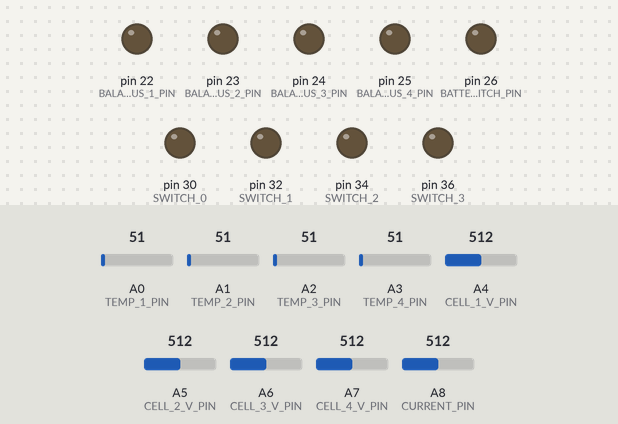
Bench run of a program on a simulated Arduino Mega 2560, built with avr-gcc and run on an emulated ATmega2560. Shown: output pins drawn as LEDs (lit = HIGH). The test bench sets the inputs (shaded band); at power-on: A4 (CELL_1_V_PIN) = 512, A5 (CELL_2_V_PIN) = 512, A6 (CELL_3_V_PIN) = 512, A7 (CELL_4_V_PIN) = 512, A0 (TEMP_1_PIN) = 51, A1 (TEMP_2_PIN) = 51, A2 (TEMP_3_PIN) = 51, A3 (TEMP_4_PIN) = 51, A8 (CURRENT_PIN) = 512.

Above: at 1.2 s.
1.3 s: A4 (CELL_1_V_PIN) set to 536
At 2.7 s:
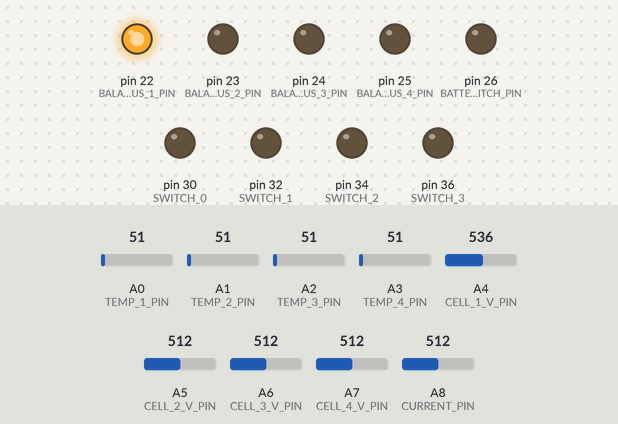
3.0 s: A5 (CELL_2_V_PIN) set to 553
At 3.9 s:
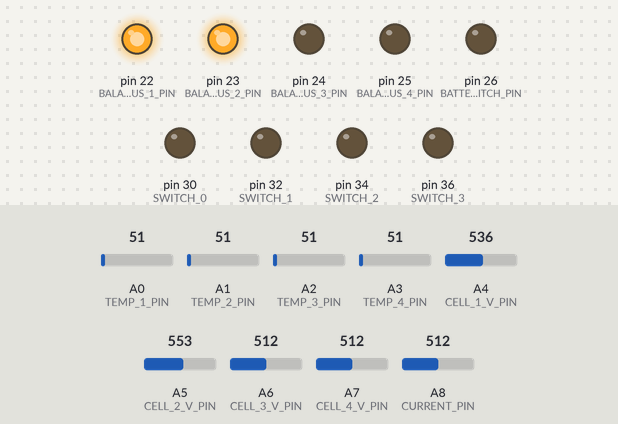
4.5 s: A6 (CELL_3_V_PIN) set to 544
6.0 s: A6 (CELL_3_V_PIN) set to 568
At 7.3 s:
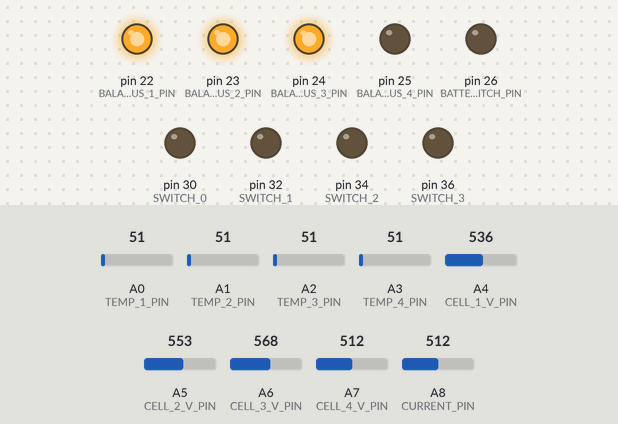
7.6 s: A7 (CELL_4_V_PIN) set to 992
At 8.6 s:
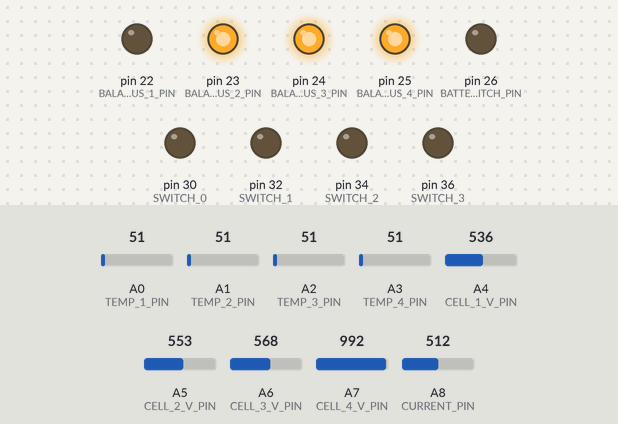
9.1 s: A4 (CELL_1_V_PIN) set to 716
At 9.8 s:
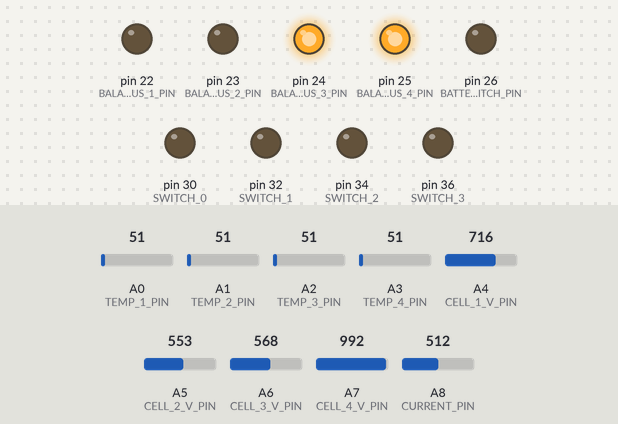
Timing chart, 0 to 11.7 s (numbered marks = the images above; inputs shaded):
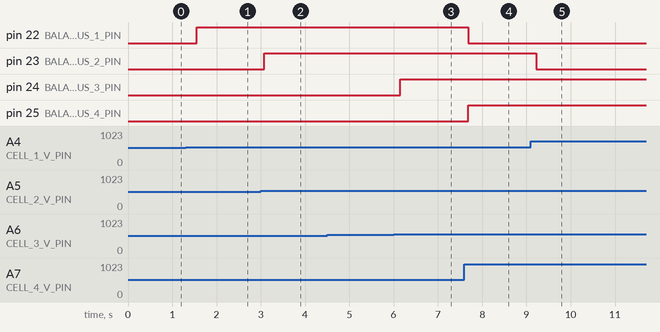

The program:

main.cpp
```cpp
#include <Arduino.h>
#include <math.h>
#include <SPI.h>
#include <mcp2515.h>

// ********************** global definitions **********************
bool startingup = true;
bool error = false;
unsigned long prev_time = 0;
float prev_voltage = 0;
float soc;                             // values from 0 to 100
float soh;
float rul;
const float balThreshold = 0.07;      // threshold for balancing [V]
const float stopBalThreshold = 0.04;  // threshold for stopping [V]
bool charging = false;                // indicates charging status: charging = true, discharging = false
bool old_status = false;
unsigned long charging_timer_offset = 0;

// parameters for loop delay i.e. measurement interval
unsigned long lastMeasurement = 0;
const unsigned long measurementInterval = 10; // measure every 50 miliseconds [ms]

// calibration data
float v_ref = 5.0; // reference voltage in V
float current_calibration_factor = 0.667;

// status indications
bool current_fault = false;
int temp_fault[4] = {0, 0, 0, 0};     // 1: high temp;    -1: low temp
int voltage_fault[4] = {0, 0, 0, 0};  // 1: high voltage; -1: low voltage
int voltage_status[4] = {0, 0, 0, 0}; // voltage within balancing threshold to cut-off
                                      // 1: high voltage; -1: low voltage

// measurement data
float temp_1;
float temp_2;
float temp_3;
float temp_4;
float cell_1_V;
float cell_2_V;
float cell_3_V;
float cell_4_V;
float current;

// output data
bool balance_status_1 = false;
bool balance_status_2 = false;
bool balance_status_3 = false;
bool balance_status_4 = false;
bool battery_switch = false;

// safety limits (read-only)
const float cutoff_temp_upper_limit_charging = 45.0;     // [°C]
const float cutoff_temp_lower_limit_charging = 0;        // [°C]
const float cutoff_temp_upper_limit_discharging = 40.0;  // [°C]
const float cutoff_temp_lower_limit_discharging = -20.0; // [°C]
const float cutoff_voltage_lower_limit = 2.5; // [V]
const float cutoff_voltage_upper_limit = 4.2; // [V]
const float nom_voltage = 3.6;                // [V]
const float nom_capacity = 2600.0;              // [mAh]
const float stopChargingCurrent = 0.1;          // [A]
const float charging_cutoff_current = 3;        // current maximum [A] (0.75)
const float discharging_cutoff_current = -10.0; // negative current maximum [A]
const long charge_time = 150.0*60.0*1000.0;     // maximum charging time [ms]

// global variables for limits
float cutoff_temp_upper_limit = cutoff_temp_upper_limit_discharging;
float cutoff_temp_lower_limit = cutoff_temp_lower_limit_discharging;

// pin definition (read-only)
// analouge
const unsigned int TEMP_1_PIN = A0;
const unsigned int TEMP_2_PIN = A1;
const unsigned int TEMP_3_PIN = A2;
const unsigned int TEMP_4_PIN = A3;

const unsigned int CELL_1_V_PIN = A4;
const unsigned int CELL_2_V_PIN = A5;
const unsigned int CELL_3_V_PIN = A6;
const unsigned int CELL_4_V_PIN = A7;

const unsigned int CURRENT_PIN = A8;

// digital
const unsigned int BALANCE_STATUS_1_PIN = 22;
const unsigned int BALANCE_STATUS_2_PIN = 23;
const unsigned int BALANCE_STATUS_3_PIN = 24;
const unsigned int BALANCE_STATUS_4_PIN = 25;
const unsigned int BATTERY_SWITCH_PIN = 26;

// switches (currently unused)
const unsigned int SWITCH_0 = 30;
const unsigned int SWITCH_1 = 32;
const unsigned int SWITCH_2 = 34;
const unsigned int SWITCH_3 = 36;

// CAN Variables & Libraries
const unsigned int CS_PIN = 49; // // CS PIN for MCP CAN Module
MCP2515 mcp2515(CS_PIN);
struct can_frame canMsg1;
struct can_frame canMsg2;
struct can_frame canMsg3;
struct can_frame canMsg4;

byte frame_id_1 = 0x001;	// Temperature ID: 001
byte frame_id_2 = 0x002;	// VOLTAGE ID: 002
byte frame_id_3 = 0x003;	// Current, SOC, SOH ID: 003
byte frame_id_4 = 0x004;	//  Balance Error Status ID: 004

float temp_list[] = {temp_1, temp_2, temp_3,temp_4};
float vol_list[] = {cell_1_V, cell_2_V, cell_3_V, cell_4_V};
float current_soc_soh[] = {current, soc, soh};
bool balance_error_list[] = {balance_status_1, balance_status_2, balance_status_3, balance_status_4, error};

int resolution = 100;
int can_counter=0;
byte tmsg[2] = {0x00,0x00};

// **************************************************************

// ********************* functions ******************************
float adc2temp(int16_t adc);
void checkCurrent_withACS712();
void checkVoltage();
void checkTemp();
void controlBalancing();
void calculateStartSOC();
void battery_state();
void adjust_temp_limits();
void connectBattery();
// **************************************************************


void setup() {
  // put your setup code here, to run once:
  // Pin configuration
  Serial.begin(9600);
  // Analouge pins A0-A3 for temperature sensors
  pinMode(TEMP_1_PIN, INPUT);
  pinMode(TEMP_2_PIN, INPUT);
  pinMode(TEMP_3_PIN, INPUT);
  pinMode(TEMP_4_PIN, INPUT);
  // Analouge pins A4-A7 for voltage sensors
  pinMode(CELL_1_V_PIN, INPUT);
  pinMode(CELL_2_V_PIN, INPUT);
  pinMode(CELL_3_V_PIN, INPUT);
  pinMode(CELL_4_V_PIN, INPUT);
  // Analouge pin A8 for current sensor
  pinMode(CURRENT_PIN, INPUT);
  // Digital pins D0-D3 for balancing
  pinMode(BALANCE_STATUS_1_PIN, OUTPUT);
  pinMode(BALANCE_STATUS_2_PIN, OUTPUT);
  pinMode(BALANCE_STATUS_3_PIN, OUTPUT);
  pinMode(BALANCE_STATUS_4_PIN, OUTPUT);
  pinMode(BATTERY_SWITCH_PIN, OUTPUT);
  // switches
  pinMode(SWITCH_0, OUTPUT);
  pinMode(SWITCH_1, OUTPUT);
  pinMode(SWITCH_2, OUTPUT);
  pinMode(SWITCH_3, OUTPUT);

  // CAN MESSAGES
  while (!Serial);
  canMsg1.can_id  = frame_id_1;  // Temperature ID: 001
  canMsg1.can_dlc = 8;
  canMsg2.can_id  = frame_id_2;  // VOLTAGE ID: 002
  canMsg2.can_dlc = 8;
  canMsg3.can_id  = frame_id_3;  // Current, SOC, SOH ID: 003
  canMsg3.can_dlc = 6;
  canMsg4.can_id  = frame_id_4;  //  Balance Error Status ID: 004
  canMsg4.can_dlc = 5;

  mcp2515.reset();
  mcp2515.setBitrate(CAN_125KBPS);
  mcp2515.setNormalMode();
}

float adc2temp(int16_t adc){
  float adc_f = (float)adc;
  float x4 = pow(adc_f, 4) * -2.864e-09;
  float x3 = pow(adc_f, 3) * 3.726e-06;
  float x2 = pow(adc_f, 2) * -0.00142;
  float x1 = adc_f * -0.01458;
  float x0 = 97.45;
  return x4 + x3 + x2 + x1 + x0;
}

void checkCurrent_withACS712(){
  // read sensor
  float offset = 2.500; // [V], 0A at 2.5V
  int sensValue = analogRead(CURRENT_PIN); // read sensor value range 0-1024
  double sensVoltage = (sensValue/1024.0)*v_ref; // calculate voltage in V
  float Amp = ((sensVoltage - offset)/0.066)*current_calibration_factor; // [A], sensor measures 66 mV/A

  current = Amp; // [A]
  current_soc_soh[0] = current; // Update for CAN

 // check current limits
  if(current >= charging_cutoff_current){
    current_fault = true;
  }else if(current <= discharging_cutoff_current){
    current_fault = true;
  }else{
    current_fault = false;
  }
}

void checkVoltage(){
  // 4 voltage sensors, each value 2 byte
  int i = 0;

  // read sensors
  int cell_1_sensValue = analogRead(CELL_1_V_PIN);
  int cell_2_sensValue = analogRead(CELL_2_V_PIN);
  int cell_3_sensValue = analogRead(CELL_3_V_PIN);
  int cell_4_sensValue = analogRead(CELL_4_V_PIN);

  // compute voltage [mV]
  cell_1_V = cell_1_sensValue * (v_ref/1023.0);
  cell_2_V = cell_2_sensValue * (v_ref/1023.0);
  cell_3_V = cell_3_sensValue * (v_ref/1023.0);
  cell_4_V = cell_4_sensValue * (v_ref/1023.0);

  // Update for CAN-Message
  vol_list[0] = cell_1_V;
  vol_list[1] = cell_2_V;
  vol_list[2] = cell_3_V;
  vol_list[3] = cell_4_V;


  //check for every value
  float cell_V[] = {cell_1_V, cell_2_V, cell_3_V, cell_4_V};
  int j = sizeof(cell_V)/sizeof(cell_V[0]);

  for(i=0; i<j; i++){
    // Status Check
    if(cell_V[i] >= cutoff_voltage_upper_limit-stopBalThreshold){ // on upper limit
      voltage_status[i] = 1;
    }else if(cell_V[i] <= cutoff_voltage_lower_limit+stopBalThreshold){ // on lower limit
      voltage_status[i] = -1;
    }else{
      voltage_status[i] = 0;
    }
    // Cut-off Check
    if(cell_V[i] >= cutoff_voltage_upper_limit){ // high voltage
      voltage_fault[i] = 1;
      voltage_status[i] = 0;
    }else if(cell_V[i] <= cutoff_voltage_lower_limit){ // low voltage
      voltage_fault[i] = -1;
      voltage_status[i] = 0;
    }else{
      voltage_fault[i] = 0;
    }
  }
}

void checkTemp(){
  unsigned int i = 0;
  // 4 temperature sensors, each value 2 byte
  // read sensors
  int temp_1_sensValue = analogRead(TEMP_1_PIN);
  int temp_2_sensValue = analogRead(TEMP_2_PIN);
  int temp_3_sensValue = analogRead(TEMP_3_PIN);
  int temp_4_sensValue = analogRead(TEMP_4_PIN);

 // calculate temperature with raw value
  temp_1 = adc2temp(temp_1_sensValue);
  temp_2 = adc2temp(temp_2_sensValue);
  temp_3 = adc2temp(temp_3_sensValue);
  temp_4 = adc2temp(temp_4_sensValue);

  //check for every value
  float temp_C[] = {temp_1, temp_2, temp_3, temp_4};
  for(i=0; i < (sizeof(temp_C)/sizeof(temp_C[0])); i++){
    if(temp_C[i] >= cutoff_temp_upper_limit){  //high temperature
      temp_fault[i] = 1;
    }else if(temp_C[i] <= cutoff_temp_lower_limit){ //low temperature
      temp_fault[i] = -1;
    }else{
      temp_fault[i] = 0;
    }
  }

  // Set values for CAN
  temp_list[0] = temp_C[0];
  temp_list[1] = temp_C[1];
  temp_list[2] = temp_C[2];
  temp_list[3] = temp_C[3];
}

void controlBalancing(){
  int i = 0;
  float cell_V[] = {cell_1_V, cell_2_V, cell_3_V, cell_4_V};
  int j = sizeof(cell_V)/sizeof(cell_V[0]);
  bool balance_status[4] = {balance_status_1, balance_status_2, balance_status_3, balance_status_4};
  float maxVol = cell_V[0]; // [V]
  float minVol = cell_V[0]; // [V]
  int maxVol_index = 0;
  int minVol_index = 0;
  float volDiff = 0;

  // find maximum voltage
  for(i=0; i<j; i++){
    if(cell_V[i] > maxVol){
      maxVol = cell_V[i];
      maxVol_index = i;
    }
  }
  // find minimum voltage
  i = 0;
  for(i=0; i<j; i++){
    if(cell_V[i] < minVol){
      minVol = cell_V[i];
      minVol_index = i;
    }
  }

  // Balancing control based on cell voltage difference
  // calculate difference
  volDiff = maxVol - minVol;
  // enable balancing of cell with highest voltage if necessary
  if(volDiff > balThreshold){
    balance_status[maxVol_index] = true;
  }

  // disable balancing of cell with lowest voltage
  if(balance_status[minVol_index] == true){
    balance_status[minVol_index] = false;
  }
  // disable balancing of all cells, if balanced
  if(volDiff < stopBalThreshold){
    for(i=0; i<j; i++){
      balance_status[i] = false;
    }
  }

  // Balancing control based on cell voltages
  for(i=0; i<j; i++){
    if((voltage_status[i] == 1) && charging){ // voltage on upper limit -> enable
      balance_status[i] = true;
    }

    if((voltage_status[i] == -1) && (!charging)){ // voltage on lower limit -> disable
      balance_status[i] = false;
    }
  }

  // set values to hardware
  balance_status_1 = balance_status[0];
  balance_status_2 = balance_status[1];
  balance_status_3 = balance_status[2];
  balance_status_4 = balance_status[3];

  if(balance_status[0]){
    digitalWrite(BALANCE_STATUS_1_PIN, HIGH);
  }else{
    digitalWrite(BALANCE_STATUS_1_PIN, LOW);
  }

   if(balance_status[1]){
    digitalWrite(BALANCE_STATUS_2_PIN, HIGH);
  }else{
    digitalWrite(BALANCE_STATUS_2_PIN, LOW);
  }

   if(balance_status[2]){
    digitalWrite(BALANCE_STATUS_3_PIN, HIGH);
  }else{
    digitalWrite(BALANCE_STATUS_3_PIN, LOW);
  }

  if(balance_status[3]){
    digitalWrite(BALANCE_STATUS_4_PIN, HIGH);
  }else{
    digitalWrite(BALANCE_STATUS_4_PIN, LOW);
  }

  // Set to CAN-Message
  balance_error_list[0] = balance_status[0];
  balance_error_list[1] = balance_status[1];
  balance_error_list[2] = balance_status[2];
  balance_error_list[3] = balance_status[3];
}

void calculateStartSOC(){
  float medium_vol = ((cell_1_V+cell_2_V+cell_3_V+cell_4_V)/4.0); // [V]
  soc = (medium_vol-cutoff_voltage_lower_limit)/(cutoff_voltage_upper_limit-cutoff_voltage_lower_limit)*100.0;

  if(soc > 100.0){
    soc = 100;
  }

  if(soc < 0){
    soc = 0;
  }
}

void battery_state(){
  unsigned long current_time = millis();
  float elapsed_time = (current_time-prev_time)/1000.0;
  float charge_change = -current * elapsed_time/3600.0; // [As]
  float medium_vol = ((cell_1_V+cell_2_V+cell_3_V+cell_4_V)/4.0); // [V]

  // SOC
  float new_soc = soc - 100 * charge_change/(nom_capacity/1000.0);
  soc = max(0.0, min(100.0, new_soc));
  current_soc_soh[1] = soc; // Update for CAN

  // SOH
  float new_soh = 100 * (medium_vol/cutoff_voltage_upper_limit) * (soc/100);
  soh = max(0.0, min(100.0, new_soh));
  current_soc_soh[2] = soh; // Update for CAN
  // RUL
  float new_rul = 100 * (1- (soc/100)) * (soh/100);
  rul = max(0.0, min(100.0, new_rul));

  prev_time = current_time;
  prev_voltage = medium_vol;
}

void adjust_temp_limits(){
  // change temperature limtis depending on charging/discharging
  if(charging == true){
    cutoff_temp_upper_limit = cutoff_temp_upper_limit_charging;
    cutoff_temp_lower_limit = cutoff_temp_lower_limit_charging;
  }else{
    cutoff_temp_upper_limit = cutoff_temp_upper_limit_discharging;
    cutoff_temp_lower_limit = cutoff_temp_lower_limit_discharging;
  }
}

void connectBattery(){ // to ensure, that only connects when safe
  if(error){
    battery_switch = false;
    digitalWrite(BATTERY_SWITCH_PIN, LOW);
  }else{
    battery_switch = true;
    digitalWrite(BATTERY_SWITCH_PIN, HIGH);
  }
}


/*********************************** CAN FUNCTIONS **************************************************/
void float2byte(float x, byte *var, int resolution){
  *var = (int)(x*resolution) & 0xff;
  *(var+1) = (int)(x*resolution) >> 8 & 0xff;
}
float byte2float(byte *var, int resolution){
  //0x03F4 => 1012 => 10.12
  return ((float) *reinterpret_cast<int*>(var))/resolution;
}

void updateCANmessages(){

  can_counter=0;
  for(int i = 0; i < (canMsg1.can_dlc/2); i++){ // TEMPERATURE
  float2byte(temp_list[i],tmsg,resolution);
  // Serial.print(tmsg[1],HEX);
  // Serial.println(tmsg[0],HEX);
  canMsg1.data[can_counter] = tmsg[1];
  canMsg1.data[can_counter+1] = tmsg[0];
  can_counter = can_counter + 2;
  }
  can_counter=0;
  for(int i = 0; i < (canMsg2.can_dlc/2); i++){ // VOLTAGE
  float2byte(vol_list[i],tmsg,resolution);
  // Serial.print(tmsg[1],HEX);
  // Serial.println(tmsg[0],HEX);
  canMsg2.data[can_counter] = tmsg[1];
  canMsg2.data[can_counter+1] = tmsg[0];
  can_counter = can_counter + 2;
  }
  can_counter=0;
  for(int i = 0; i < (canMsg3.can_dlc/2); i++){ // Current, SOC, SOH
  float2byte(current_soc_soh[i],tmsg,resolution);
  // Serial.print(tmsg[1],HEX);
  // Serial.println(tmsg[0],HEX);
  canMsg3.data[can_counter] = tmsg[1];
  canMsg3.data[can_counter+1] = tmsg[0];
  can_counter = can_counter + 2;
  }
  can_counter=0;

  for(int i = 0; i<canMsg4.can_dlc; i++){ // Balance Error Status
    if(balance_error_list[i] == false){
      canMsg4.data[i] = 0;
    }
    else if (balance_error_list[i] == true){
      canMsg4.data[i] = 1;
    }
  }
}

void sendCANmessages(){
  mcp2515.sendMessage(&canMsg1);  // CAN Message for Temperatures
  delay(100);
  mcp2515.sendMessage(&canMsg2);  // CAN Message for Voltages
  delay(100);
  mcp2515.sendMessage(&canMsg3);  // CAN Message for Current SOC SOH
  delay(100);
  mcp2515.sendMessage(&canMsg4);  // CAN Message for Balance Error Status
  // delay(100);
}

/************************************** main function ********************************************/
void loop() {

  while((millis()-lastMeasurement) < measurementInterval){
    // delay/measurement interval - do nothing
  }
  lastMeasurement = millis();

  checkCurrent_withACS712();
  checkVoltage();
  checkTemp();
  controlBalancing();
  battery_state();

  // measure start-soc -> performed only in first loop
  if(startingup){
    calculateStartSOC();
  }

  // charging control
  old_status = charging;
  if(current > 0){
    charging = true;
    if(old_status == false){ // wasn't charging before -> just started, set offset for timer
      charging_timer_offset = millis();
    }
  }else{
    charging = false;
  }
  adjust_temp_limits();
  // disconnect battery from charging
  if(charging){
    if(millis() > charging_timer_offset + charge_time){ // timeout
      battery_switch = false;
    }else if(current < stopChargingCurrent){ // charging current
      battery_switch = false;
    }else if(soc >= 100.0){ // SOC, battery full
      battery_switch = false;
    }
  }

  // error report
  if(current_fault || voltage_fault[0] != 0 || voltage_fault[1] != 0 || voltage_fault[2] != 0 || voltage_fault[3] != 0
                                || temp_fault[0] != 0 || temp_fault[1] != 0 || temp_fault[2] != 0 || temp_fault[3] != 0){
    error = true;
    battery_switch = false;
    digitalWrite(BATTERY_SWITCH_PIN, LOW);
  }else{
    error = false;
  }
  balance_error_list[4] = error;

  // Connect battery if everything okay
  connectBattery();

  startingup = false;

  /*
  // SOC, SOH, Error
  Serial.print("SOC: ");
  Serial.print(soc);
  Serial.print("\t");
  Serial.print("SOH: ");
  Serial.print(soh);
  Serial.print("\t");
  Serial.print("Current: ");
  Serial.print(current);
  Serial.print("\t");
  Serial.print("Error: ");
  Serial.print(error);
  Serial.print("\n");
  // Cell voltages
  Serial.print("Voltage: \t");
  Serial.print(cell_1_V);
  Serial.print("\t");
  Serial.print(cell_2_V);
  Serial.print("\t");
  Serial.print(cell_3_V);
  Serial.print("\t");
  Serial.print(cell_4_V);
  Serial.print("\n");

  // Cell temperatures
  Serial.print("Temp: \t \t");
  Serial.print(temp_1);
  Serial.print("\t");
  Serial.print(temp_2);
  Serial.print("\t");
  Serial.print(temp_3);
  Serial.print("\t");
  Serial.print(temp_4);
  Serial.print("\n");

  // Balance status
  Serial.print("Balancing: \t");
  Serial.print(balance_status_1);
  Serial.print("\t");
  Serial.print(balance_status_2);
  Serial.print("\t");
  Serial.print(balance_status_3);
  Serial.print("\t");
  Serial.print(balance_status_4);
  Serial.print("\n");
  Serial.print("------------------------------------ \n");
  Serial.print("Balancing Triggers: ");
  Serial.print("minVol: ");
  Serial.print(minVol);
  Serial.print("\t");
  Serial.print("maxVol: ");
  Serial.print(maxVol);
  Serial.print("\t");
  Serial.print("Difference: ");
  Serial.print(volDiff);
  Serial.print("\n");
  Serial.print(minVol_index);
  Serial.print("\t");
  Serial.print(maxVol_index);
  Serial.print("\n");
  */

  // Update and Send CAN Messages
  updateCANmessages();
  sendCANmessages();
}
```

Measured:
- the behaviour switches between 526 and 527 on A4 (CELL_1_V_PIN) (found by bisection; images 0 and 1)
- the behaviour switches between 536 and 537 on A5 (CELL_2_V_PIN) (found by bisection; images 1 and 2)
- the behaviour switches between 553 and 554 on A6 (CELL_3_V_PIN) (found by bisection; images 2 and 3)
- after the input at 1.3 s, pin 22 (BALANCE_STATUS_1_PIN): LOW → HIGH after 0.25 s
- after the input at 3.0 s, pin 23 (BALANCE_STATUS_2_PIN): LOW → HIGH after 0.08 s
- after the input at 4.5 s, every drawn part: stays the same
- after the input at 6.0 s, pin 24 (BALANCE_STATUS_3_PIN): LOW → HIGH after 0.15 s
- after the input at 7.6 s, pin 22 (BALANCE_STATUS_1_PIN): HIGH → LOW after 0.09 s; pin 25 (BALANCE_STATUS_4_PIN): LOW → HIGH after 0.09 s
- after the input at 9.1 s, pin 23 (BALANCE_STATUS_2_PIN): HIGH → LOW after 0.12 s
